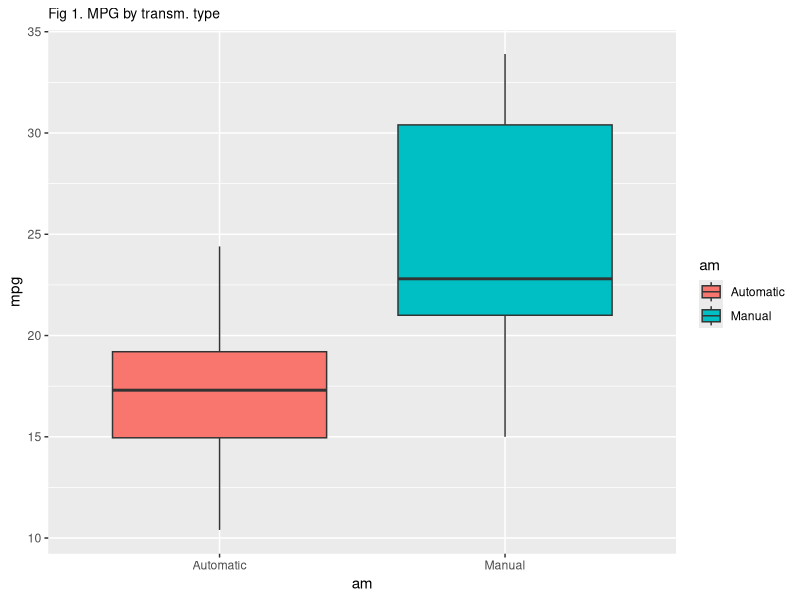
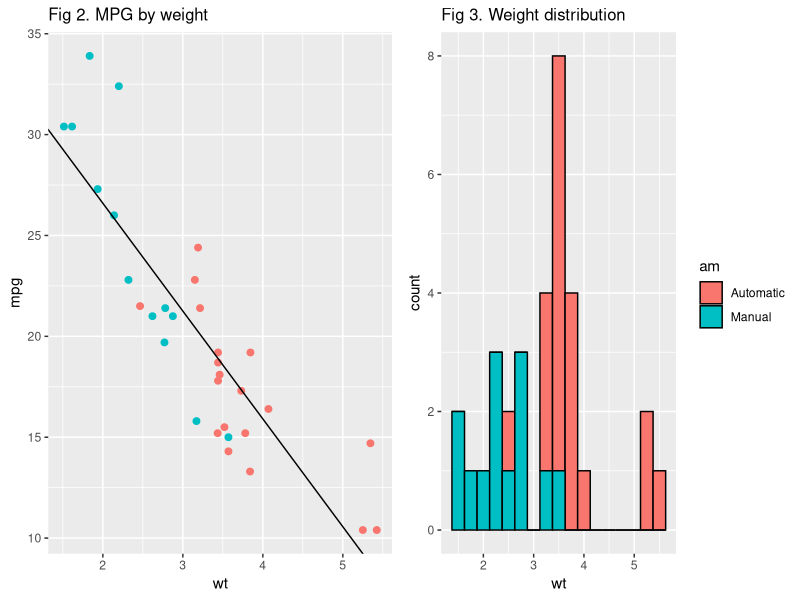
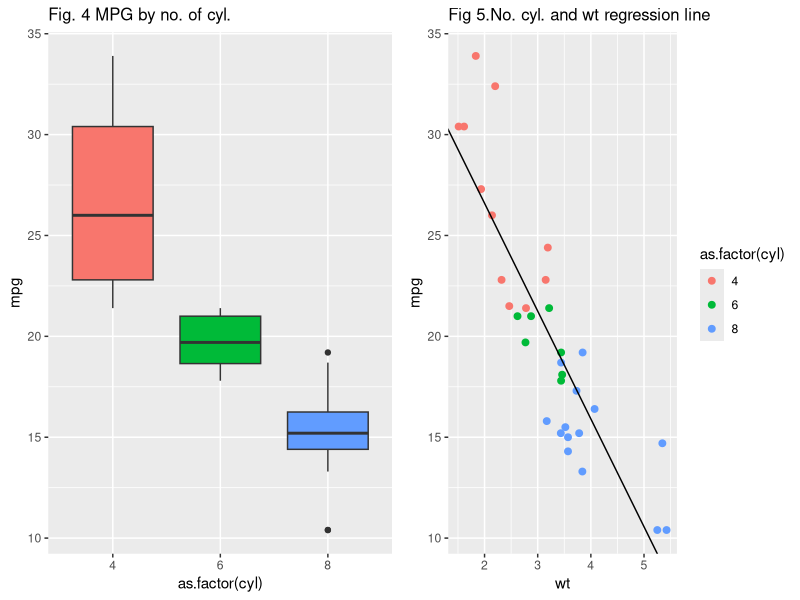
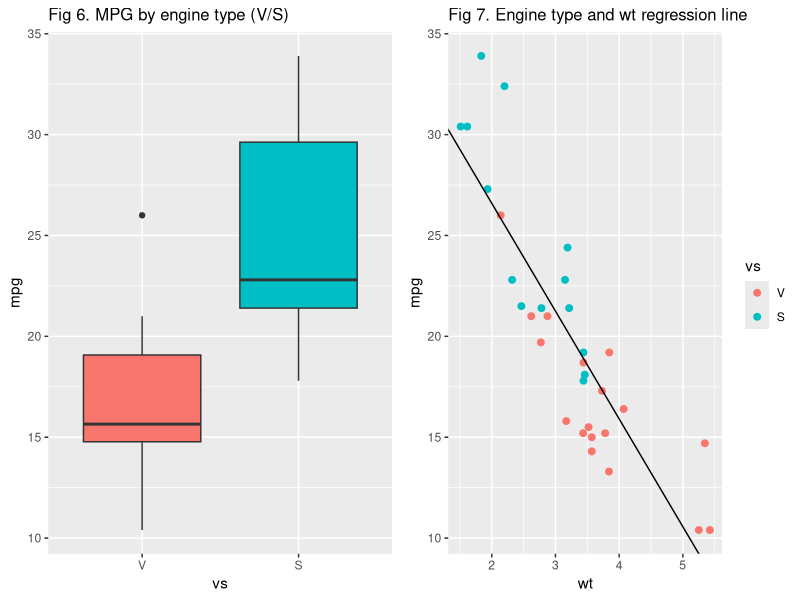
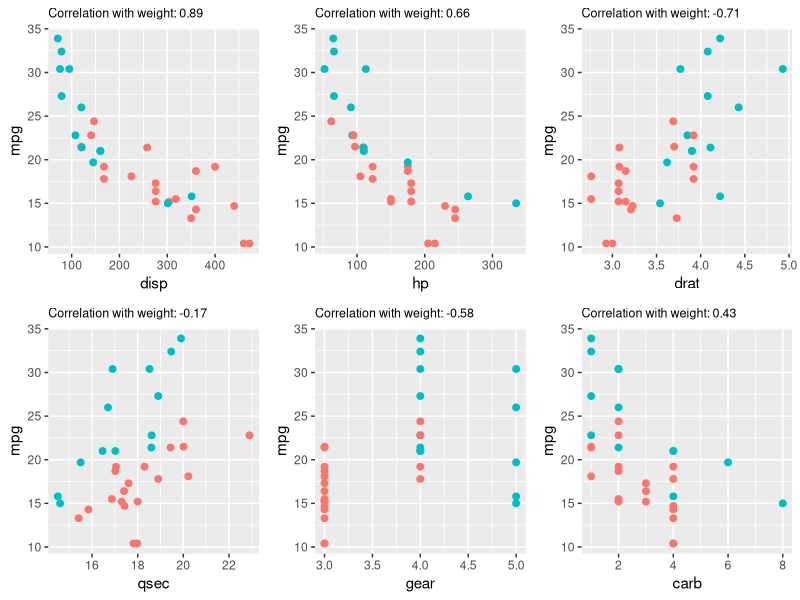
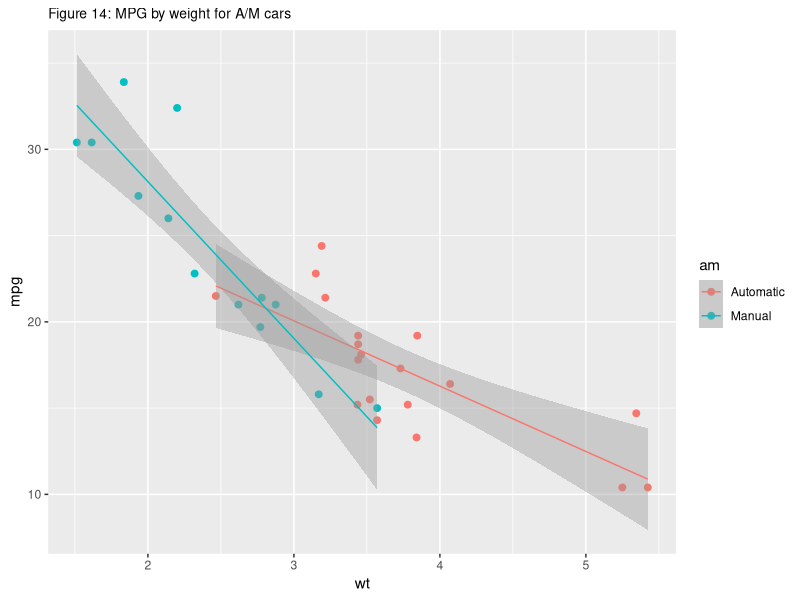
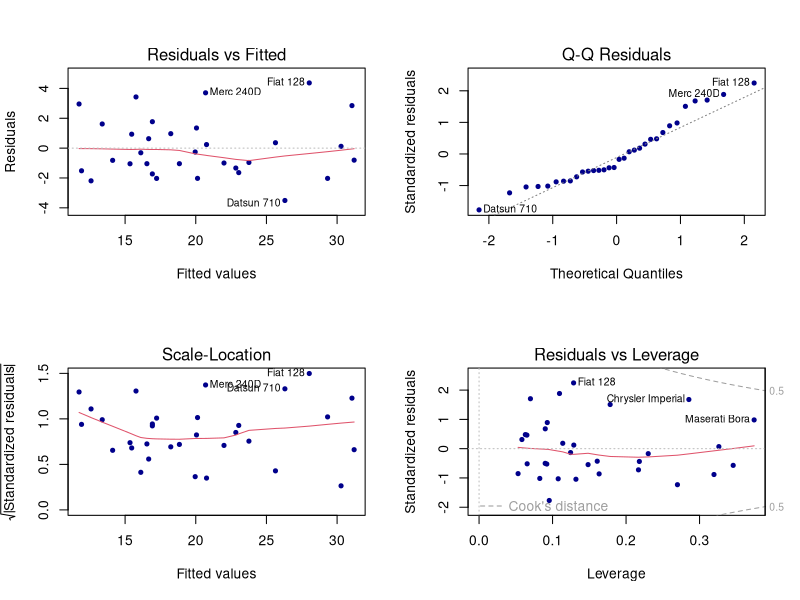

These figures' R source, in order:
## ---- chunk 1
data("mtcars")

mtcars$am <- as.factor(mtcars$am)
levels(mtcars$am)<-c("Automatic","Manual")
# motor type as factor 
mtcars$vs <- as.factor(mtcars$vs)
levels(mtcars$vs)<-c("V","S")
## ---- chunk 2
library(ggplot2)
library(dplyr)

#ggplot(data=mtcars, aes(x=am, y=mpg, fill=am))+geom_boxplot()+ggtitle("Fig 1. MPG by transmission type")
## ---- chunk 3
library(gridExtra)
fit_wt<-lm(mpg~wt, mtcars)

# g1 <- ggplot(data=mtcars,aes(x=wt, y=mpg, color=am))+geom_point(size=2)+ 
#     geom_abline(intercept=summary(fit_wt)$coef[1,1], slope=summary(fit_wt)$coef[2,1], lwd=0.5)+
#     ggtitle("Fig 2. MPG by weight")+theme(legend.position="none")
# 
# g2<-ggplot(data=mtcars, aes(x=wt, fill=am))+geom_histogram(col=1, binwidth=0.25)+ggtitle("Fig 3. Weight distribution")
# 
# grid.arrange(g1, g2, ncol=2)
## ---- chunk 4
n<-names(mtcars)
wt_cor <- sapply(n[!n=="am" & !n=="wt"], function(x) round(cor(mtcars$wt, as.numeric(mtcars[,x] )),2))

# g1<-ggplot(data=mtcars,aes(x=wt, y=mpg, color=as.factor(cyl)))+geom_point(size=2)+ 
#     geom_abline(intercept=summary(fit_wt)$coef[1,1], slope=summary(fit_wt)$coef[2,1], lwd=0.5)+
#     ggtitle("Fig 5.No. cyl. and wt regression line")
# g2<-ggplot(data=mtcars, aes(x=as.factor(cyl), y=mpg, fill=as.factor(cyl)))+
#     geom_boxplot()+theme(legend.position="none")+
#     ggtitle("Fig. 4 MPG by no. of cyl.")
# 
# grid.arrange(g2, g1, ncol=2)
## ---- chunk 5

# g3<-ggplot(data=mtcars,aes(x=wt, y=mpg, color=vs))+geom_point(size=2)+ 
#     geom_abline(intercept=summary(fit_wt)$coef[1,1], slope=summary(fit_wt)$coef[2,1], lwd=0.5)+
#     ggtitle("Fig 7. Engine type and wt regression line")
# g4<-ggplot(data=mtcars, aes(x=vs, y=mpg, fill=vs))+geom_boxplot()+
#     theme(legend.position="none")+
#     ggtitle("Fig 6. MPG by engine type (V/S)")
# 
# grid.arrange(g4, g3, ncol=2)
## ---- chunk 6

# plot_theme <- theme(legend.position="none", plot.title = element_text(size=8))
# 
# # disp
# g1 <- ggplot(data=mtcars,aes(x=disp, y=mpg, color=am))+ geom_point(size=2)+plot_theme+
#     ggtitle(paste("Correlation with weight:", wt_cor["disp"]))
# # hp
# g2 <- ggplot(data=mtcars,aes(x=hp, y=mpg, color=am))+ geom_point(size=2)+plot_theme+
#     ggtitle(paste("Correlation with weight:", wt_cor["hp"]))
# # drat
# g3 <- ggplot(data=mtcars,aes(x=drat, y=mpg, color=am))+ plot_theme + geom_point(size=2)+
#     ggtitle(paste("Correlation with weight:", wt_cor["drat"]))
# # qsec
# g4 <- ggplot(data=mtcars,aes(x=qsec, y=mpg, color=am))+ plot_theme + geom_point(size=2)+
#     ggtitle(paste("Correlation with weight:", wt_cor["qsec"]))
# # gear
# g5 <- ggplot(data=mtcars,aes(x=gear, y=mpg, color=am))+ plot_theme + geom_point(size=2)+
#     ggtitle(paste("Correlation with weight:", wt_cor["gear"]))
# # carb
# g6 <- ggplot(data=mtcars,aes(x=carb, y=mpg, color=am))+ plot_theme + geom_point(size=2)+
#     ggtitle(paste("Correlation with weight:", wt_cor["carb"]))
# 
# grid.arrange(g1, g2, g3, g4, g5, g6, ncol=3)
## ---- chunk 7
library(knitr)
fit_am <- lm(mpg~am, mtcars)
fit_wt<-lm(mpg~wt, mtcars)
#kable(summary(fit_wt)$coef)

fit_wt_am <- lm(mpg~wt*am, mtcars)
## ---- chunk 8
#kable(summary(fit_wt_am)$coef)

fit_wt_am_qsec <- lm(mpg~wt*am+qsec, mtcars)
fit_wt_am_all <- lm(mpg~wt*am+., mtcars)

a<-anova(fit_wt, fit_wt_am, fit_wt_am_qsec, fit_wt_am_all)
## ---- chunk 9
kable(summary(fit_wt_am_qsec)$coef)
## ---- chunk 10

a <- filter(mtcars, am=="Automatic")
m <- filter(mtcars, am=="Manual") 

fit_a <- lm(data=a, mpg~wt)  
fit_m <- lm(data=m, mpg~wt)  

#ggplot(mtcars, aes(wt, mpg, color=am))+geom_point(size=2) +
#  geom_smooth(method="lm", lwd=1)+ggtitle("Figure 14")

## ---- chunk 11
ggplot(data=mtcars, aes(x=am, y=mpg, fill=am))+geom_boxplot()+
  ggtitle("Fig 1. MPG by transm. type")+
  theme(plot.title = element_text(size=10))
## ---- chunk 12
g1 <- ggplot(data=mtcars,aes(x=wt, y=mpg, color=am))+geom_point(size=2)+ 
     geom_abline(intercept=summary(fit_wt)$coef[1,1], slope=summary(fit_wt)$coef[2,1], lwd=0.5)+
     ggtitle("Fig 2. MPG by weight")+theme(legend.position="none",plot.title = element_text(size=12))
 
g2<-ggplot(data=mtcars, aes(x=wt, fill=am))+
  geom_histogram(col=1, binwidth=0.25)+ggtitle("Fig 3. Weight distribution")+
  theme(plot.title = element_text(size=12))

grid.arrange(g1, g2, ncol=2)
## ---- chunk 13
n<-names(mtcars)
wt_cor <- sapply(n[!n=="am" & !n=="wt"], function(x) round(cor(mtcars$wt, as.numeric(mtcars[,x] )),2))

g1<-ggplot(data=mtcars,aes(x=wt, y=mpg, color=as.factor(cyl)))+geom_point(size=2)+ 
    geom_abline(intercept=summary(fit_wt)$coef[1,1], slope=summary(fit_wt)$coef[2,1], lwd=0.5)+
    ggtitle("Fig 5.No. cyl. and wt regression line")+
    theme(plot.title = element_text(size=12))
g2<-ggplot(data=mtcars, aes(x=as.factor(cyl), y=mpg, fill=as.factor(cyl)))+
    geom_boxplot()+theme(legend.position="none",plot.title = element_text(size=12))+
    ggtitle("Fig. 4 MPG by no. of cyl.")

grid.arrange(g2, g1, ncol=2)
## ---- chunk 14
g3<-ggplot(data=mtcars,aes(x=wt, y=mpg, color=vs))+geom_point(size=2)+ 
    geom_abline(intercept=summary(fit_wt)$coef[1,1], slope=summary(fit_wt)$coef[2,1], lwd=0.5)+
    ggtitle("Fig 7. Engine type and wt regression line")+theme(plot.title = element_text(size=12))
g4<-ggplot(data=mtcars, aes(x=vs, y=mpg, fill=vs))+geom_boxplot()+
    theme(legend.position="none",plot.title = element_text(size=12))+
    ggtitle("Fig 6. MPG by engine type (V/S)")

grid.arrange(g4, g3, ncol=2)
## ---- chunk 15

plot_theme <- theme(legend.position="none", plot.title = element_text(size=9))

# disp
g1 <- ggplot(data=mtcars,aes(x=disp, y=mpg, color=am))+ geom_point(size=2)+plot_theme+
    ggtitle(paste("Correlation with weight:", wt_cor["disp"]))
# hp
g2 <- ggplot(data=mtcars,aes(x=hp, y=mpg, color=am))+ geom_point(size=2)+plot_theme+
    ggtitle(paste("Correlation with weight:", wt_cor["hp"]))
# drat
g3 <- ggplot(data=mtcars,aes(x=drat, y=mpg, color=am))+ plot_theme + geom_point(size=2)+
    ggtitle(paste("Correlation with weight:", wt_cor["drat"]))
# qsec
g4 <- ggplot(data=mtcars,aes(x=qsec, y=mpg, color=am))+ plot_theme + geom_point(size=2)+
    ggtitle(paste("Correlation with weight:", wt_cor["qsec"]))
# gear
g5 <- ggplot(data=mtcars,aes(x=gear, y=mpg, color=am))+ plot_theme + geom_point(size=2)+
    ggtitle(paste("Correlation with weight:", wt_cor["gear"]))
# carb
g6 <- ggplot(data=mtcars,aes(x=carb, y=mpg, color=am))+ plot_theme + geom_point(size=2)+
    ggtitle(paste("Correlation with weight:", wt_cor["carb"]))

grid.arrange(g1, g2, g3, g4, g5, g6, ncol=3)
## ---- chunk 16

a <- filter(mtcars, am=="Automatic")
m <- filter(mtcars, am=="Manual") 

fit_a <- lm(data=a, mpg~wt)  
fit_m <- lm(data=m, mpg~wt)  

ggplot(mtcars, aes(wt, mpg, color=am))+geom_point(size=2) +
  geom_smooth(method="lm", lwd=0.5)+ggtitle("Figure 14: MPG by weight for A/M cars")+
  theme(plot.title = element_text(size=10))

## ---- chunk 17
par(mfrow=c(2,2))
plot(fit_wt_am_qsec, pch=20, col="darkblue")
## ---- chunk 18
res <- as.data.frame(residuals(fit_wt_am_qsec))

#ggplot(data=res, aes(`residuals(fit_wt_am_qsec)`))+geom_histogram(fill="darkblue", col="steelblue", binwidth=0.25)+ggtitle("Figure 16: Histogram over the residuals")+
#  theme(plot.title = element_text(size=10))

